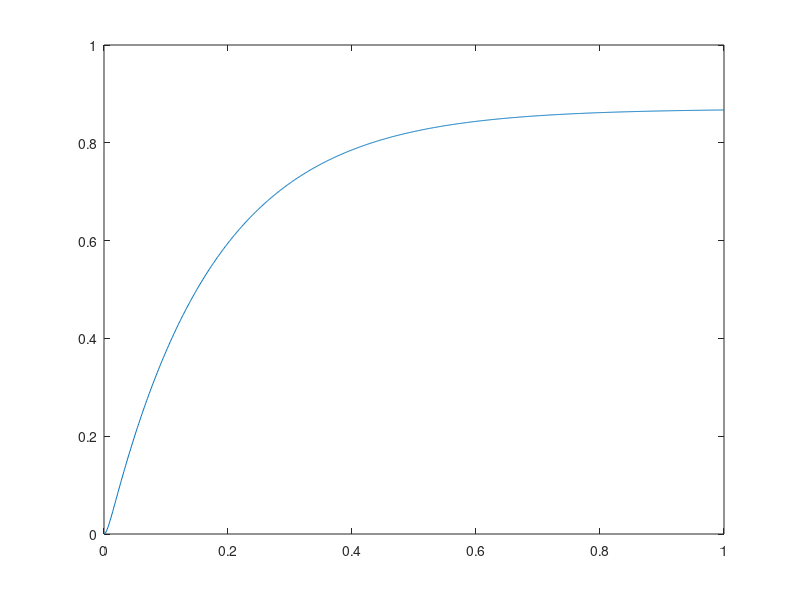
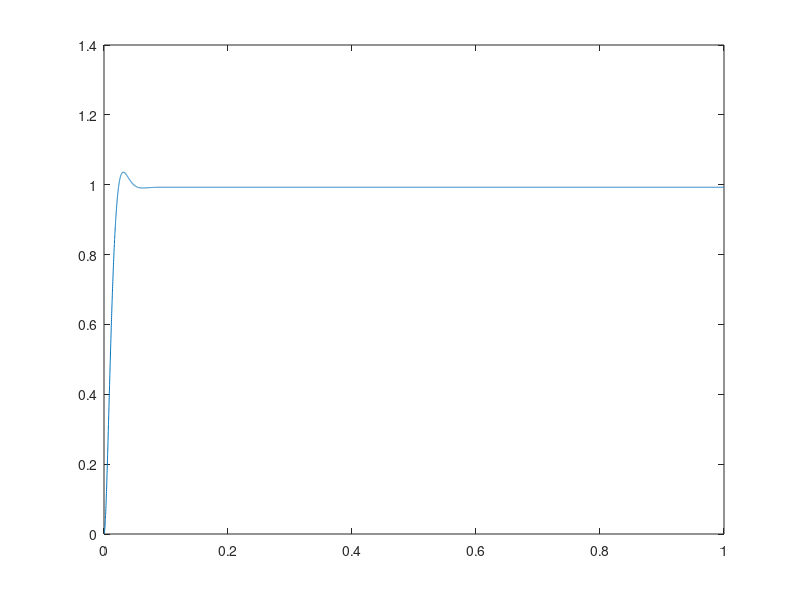
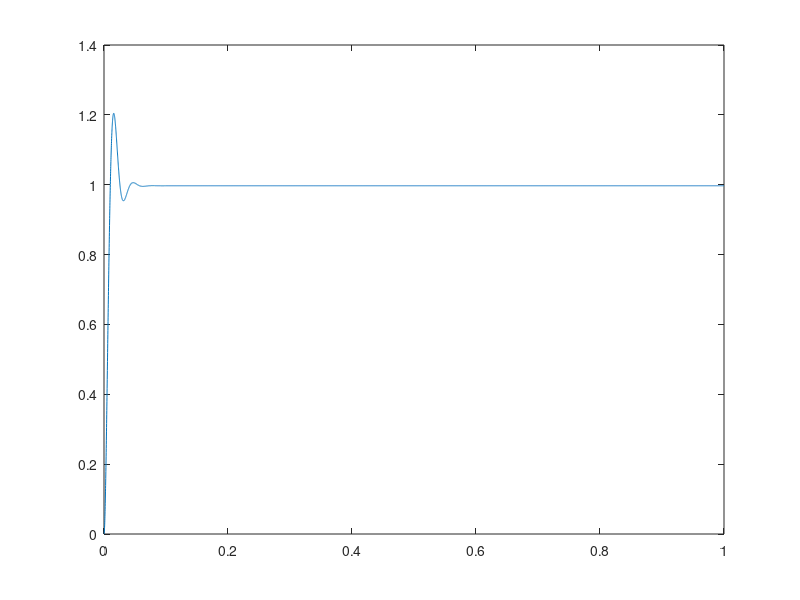

These figures' MATLAB source, in order:
Ra = 1;  La = 0.005; Km = 10;  J = 2;  b = 0.5;  Kb = 0.1;
num1= [1];  den1=[La Ra] ;  
num2 = [10];  den2 = [1] ; 
num3 = [1]; den3 = [J b] ; 
sys1 = tf(num1, den1) ;
sys2 = tf(num2, den2) ;
sys3 = tf(num3, den3) ;
sys4 = series(sys1, sys2) ;
sys5 = series(sys4, sys3) ;
sys = feedback(sys5, Kb) ;

K = 1;%this will be varying
n1 = [K]; d1 = [1];
s1 = tf(n1,d1);
tot_sys = sys*s1;

f_sys = feedback(tot_sys,[1]);
%f_sys
t = [0:0.001:1];
y = step(f_sys,t);
figure()
plot(t,y)


K = 20;
n1 = [K]; d1 = [1];
s1 = tf(n1,d1);
tot_sys = sys*s1;
f_sys = feedback(tot_sys,[1]);
t = [0:0.0001:1];
y = step(f_sys,t);
figure()
plot(t,y)
%f_sys

K = 50;
n1 = [K]; d1 = [1];
s1 = tf(n1,d1);
tot_sys = sys*s1;
f_sys = feedback(tot_sys,[1]);
t = [0:0.0001:1];
y = step(f_sys,t);
figure()
plot(t,y)
%book chap 2 pg 140-150 explanation of these concepts
